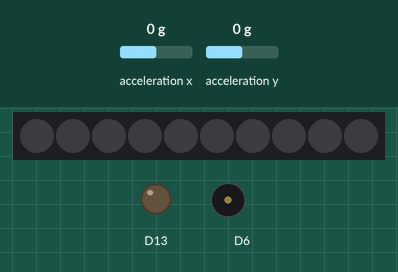
Simulated run of this sketch. Board: Adafruit Circuit Playground Express. Parts: 10 RGB LEDs in strip order, left to right, output pins drawn as LEDs (lit = HIGH), buzzer (waves = sounding). Inputs (shaded band) come from the test bench; at power-on: acceleration x 0 g, acceleration y 0 g. Dim RGB values are drawn brighter than linear.

Above: at 1.3 s.
1.4 s: acceleration x set to -0.3 g
At 2.2 s:
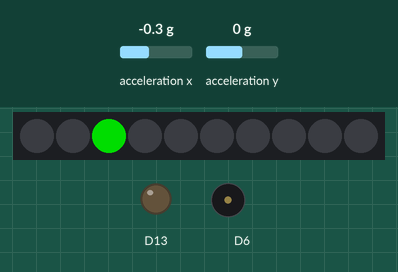
3.0 s: acceleration y set to -1.4 g
At 3.4 s:
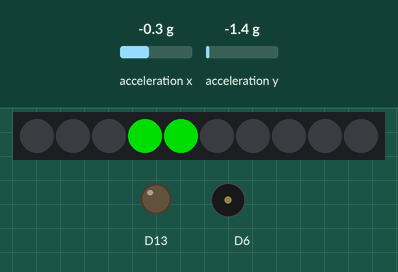
4.5 s: acceleration x set to 0 g
At 5.7 s:
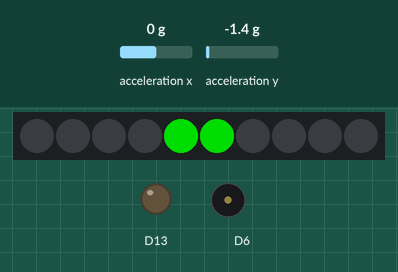
6.0 s: acceleration y set to 0.8 g
At 7.2 s:
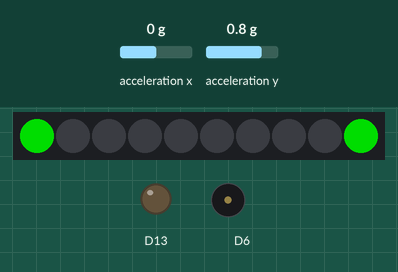
Timing chart, 0 to 8.5 s (numbered marks = the images above; inputs shaded):
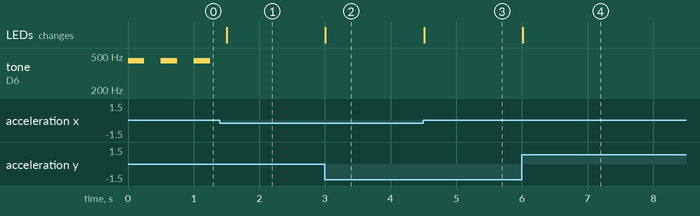

The sketch:

level.ino
```cpp
// (licence header left out)
#include <Adafruit_CircuitPlayground.h>

//  constants

#define level 1.0
#define color 0x00C000
#define brightness 200
#define tone 440

//  global variables

float x = 0.0;
float y = 0.0;

//  setup

void setup() {
  CircuitPlayground.begin();
  CircuitPlayground.clearPixels();
  CircuitPlayground.setBrightness (brightness);
}

//  loop - read accelerometer and display highest pixel

void loop() {
  CircuitPlayground.clearPixels();
///  read accelerometer

  x = CircuitPlayground.motionX();
  y = CircuitPlayground.motionY();

//  determine left or right

  switch (getPitch(x)) {
    case -1:
      checkLeft();
      break;
    case 1:
      checkRight();
      break;
    case 0:
      checkCenter();
      break;
  }

  delay (500);
}

//  set pixels when tilt is towards the left

void checkLeft() {
  switch (getPitch(y)) {
    case 1:
      CircuitPlayground.setPixelColor(0, color);
      CircuitPlayground.setPixelColor(1, color);
      break;
    case 0:
      CircuitPlayground.setPixelColor(2, color);
      break;
    case -1:
      CircuitPlayground.setPixelColor(3, color);
      CircuitPlayground.setPixelColor(4, color);
      break;
  }
}

// horizontal level

void checkCenter() {
  switch(getPitch(y)) {
    case 1:
      CircuitPlayground.setPixelColor(0, color);
      CircuitPlayground.setPixelColor(9, color);
      break;
    case 0:
      CircuitPlayground.playTone(tone, 250, false);
      break;
    case -1:
      CircuitPlayground.setPixelColor(4, color);
      CircuitPlayground.setPixelColor(5, color);
      break;
  }
}

//  tilt to the right

void checkRight() {
  switch (getPitch(y)) {
    case 1:
      CircuitPlayground.setPixelColor(9, color);
      CircuitPlayground.setPixelColor(8, color);
      break;
    case 0:
      CircuitPlayground.setPixelColor(7, color);
      break;
    case -1:
      CircuitPlayground.setPixelColor(6, color);
      CircuitPlayground.setPixelColor(5, color);
      break;
  }
}

//  see if accelerometer value is positive (1), negative (-1) or level (0)

int getPitch (float a){
  if (a > level) return 1;
  if (a < (0 - level)) return -1;
  return 0;
}
```

Measured:
- the behaviour switches between -0.1 and -0.2 g on acceleration x (found by bisection; images 0 and 1)
- after the input at 1.4 s, tone on D6: stops changing and stays silent; the LEDs: change after 0.10 s (image 1)
- after the input at 3.0 s, the LEDs: change at once (image 2)
- after the input at 4.5 s, the LEDs: change at once (image 3)
- after the input at 6.0 s, the LEDs: change at once (image 4)
- by itself, tone on D6: alternates 440 Hz for 0.25 s and silent for 0.25 s
